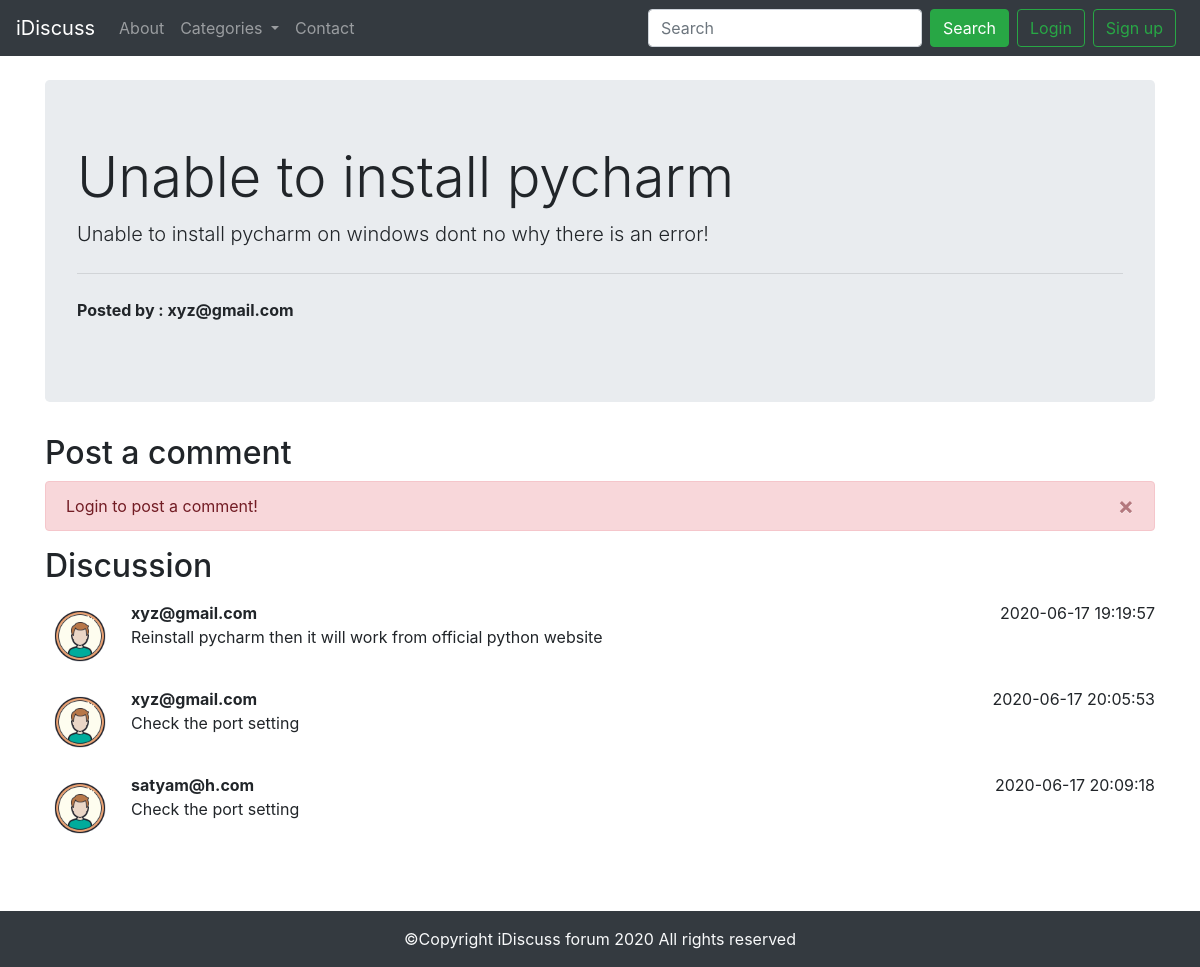
The page /thread.php?threadid=1&posted_by=7 on the database its author committed.
### tables this page shows
CREATE TABLE `threads` (
  `thread_id` int(7) NOT NULL,
  `thread_title` varchar(255) NOT NULL,
  `thread_desc` text NOT NULL,
  `thread_cat_id` int(7) NOT NULL,
  `thread_user_id` int(7) NOT NULL,
  `timestamp` datetime NOT NULL DEFAULT current_timestamp()
);

CREATE TABLE `users` (
  `sno` int(8) NOT NULL,
  `email` varchar(35) NOT NULL,
  `password` varchar(255) NOT NULL,
  `timestamp` datetime NOT NULL DEFAULT current_timestamp()
);

CREATE TABLE `comments` (
  `comment_id` int(8) NOT NULL,
  `comment_content` text NOT NULL,
  `thread_id` int(8) NOT NULL,
  `comment_by` int(8) NOT NULL,
  `comment_time` datetime NOT NULL DEFAULT current_timestamp()
);

### thread.php (the view, shortened to what this page needs)
<!doctype html>
<html lang="en">
<head>
    <link rel="stylesheet" href="https://stackpath.bootstrapcdn.com/bootstrap/4.5.0/css/bootstrap.min.css"
>
</head>
<body>
    <?php include 'include/header.php';?>
    <?php include 'include/dbconnect.php';?>
    <?php
        $id=$_GET['threadid'];
    ?>
    <?php
            $sql = "SELECT * FROM `threads` WHERE thread_id=$id";
            $result = mysqli_query($conn,$sql);
            while($row = mysqli_fetch_assoc($result)){
                $title = $row['thread_title'];
                $desc = $row['thread_desc'];
            }
    ?>
    <?php
            $th_user_id= $_GET['posted_by'];
            $sql = "SELECT email FROM `users` WHERE sno='$th_user_id'";
            $result = mysqli_query($conn,$sql);
            $row = mysqli_fetch_assoc($result);
    echo '<div class="container my-4">
        <div class="jumbotron">
            <h1 class="display-4">'.$title .'</h1>
    <p class="lead">'. $desc .'</p>
    <hr class="my-4">
    <p><b>Posted by : '.$row['email'].'</b></p>
    </div>
    </div>';
    ?>
    <?php
        if(isset($_SESSION['login']) && $_SESSION['login']==true){
            echo '<div class="container">
                <h2>Post a comment</h2>
                <form action="'.$_SERVER['REQUEST_URI'].'" method="post">
            <div class="form-group">
                <label for="desc">Type your comment</label>
                <textarea class="form-control" id="desc" name="desc" rows="3"></textarea>
                <input type="hidden" name="sno" value="'.$_SESSION["sno"].'">
            </div>
            <button type="submit" class="btn btn-success">Post comment</button>
            </form>
            </div>';
        }
        else{
            echo '<div class="container">
                    <h2>Post a comment</h2>
                    <div class="alert alert-danger alert-dismissible fade show" role="alert">
                    Login to post a comment!
                    <button type="button" class="close" data-dismiss="alert" aria-label="Close">
                        <span aria-hidden="true">&times;</span>
                    </button>
                    </div>
                  </div>';
        }
    ?>
    <div class="container mb-4" id="que">
        <h2>Discussion</h2>
        <?php
            $id=$_GET['threadid'];
            $sql = "SELECT * FROM `comments` WHERE thread_id=$id";
            $result = mysqli_query($conn,$sql);
            while($row = mysqli_fetch_assoc($result)){
                $desc = $row['comment_content'];
                $time = $row['comment_time'];
                $thread_user_id=$row['comment_by'];
                $sql1= "SELECT email FROM `users` WHERE sno=$thread_user_id";
                $result1 = mysqli_query($conn,$sql1);
                $row1 = mysqli_fetch_assoc($result1);
                echo
                '<div class="media my-3">
                    <img src="img/avtar.png" width="70px" class="mr-3" alt="...">
                    <div class="media-body">
                    <p class="font-weight-bold my-0">'.$row1["email"].'</p>
                        '.$desc.'
                    </div>
                    '.$time.'
                </div>
                 ';
            }
        ?>
    </div>
    <?php include 'include/footer.php';?>
</body>
</html>

### thread.php (style rules this page uses)
#que { min-height: 340px; }

### rows shown on the page
threads: thread_title "Unable to install pycharm", thread_desc "Unable to install pycharm on windows dont no why there is an error!"
users: email "xyz@gmail.com"
comments: users.email "xyz@gmail.com", comment_content "Reinstall pycharm then it will work from official python website", comment_time "2020-06-17 19:19:57"
comments: users.email "xyz@gmail.com", comment_content "Check the port setting", comment_time "2020-06-17 20:05:53"
comments: users.email "satyam@h.com", comment_content "Check the port setting", comment_time "2020-06-17 20:09:18"
